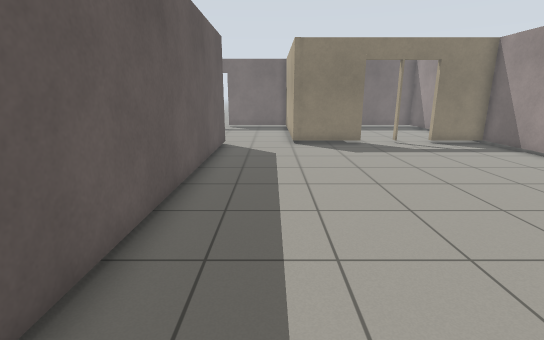
View 1 (above)

17 first-person views from a walk through a world built for the Gazebo simulator. The camera is 1.2 m above the floor, tilts 14° down and sees 85° across. The floor is counted in squares, 0.5 m on a side. Each view is taken from the middle of a square. On the plan, view 1 faces up. The plan holds only what a view shows up to about 18 squares ahead; the rest is blank. Robots are left out. Simple patterns stand in for the simulator's built-in surfaces.

View 2
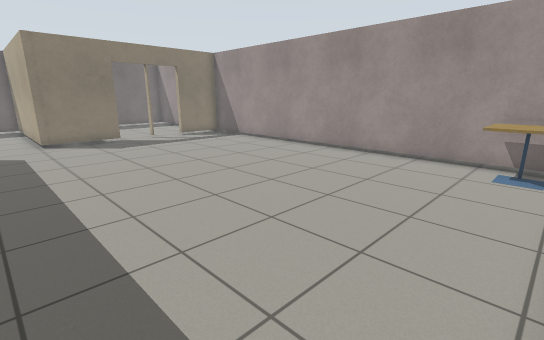

View 3
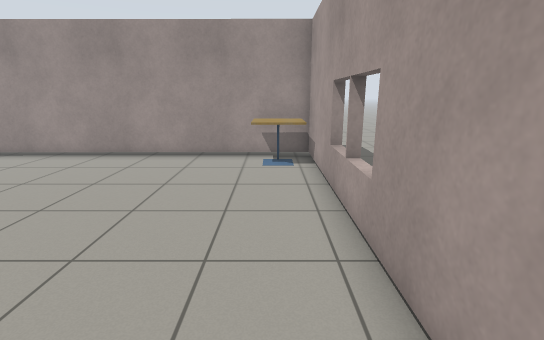

View 4
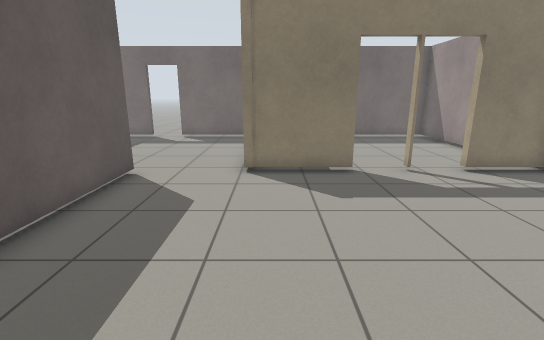

View 5
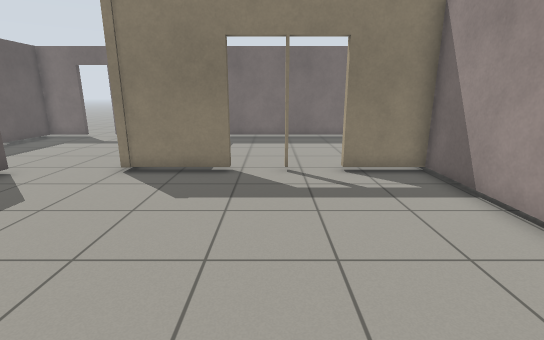

View 6
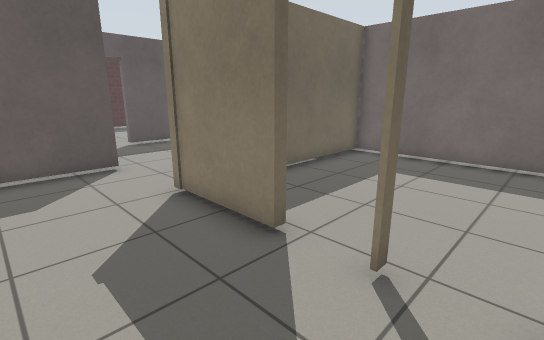

View 7
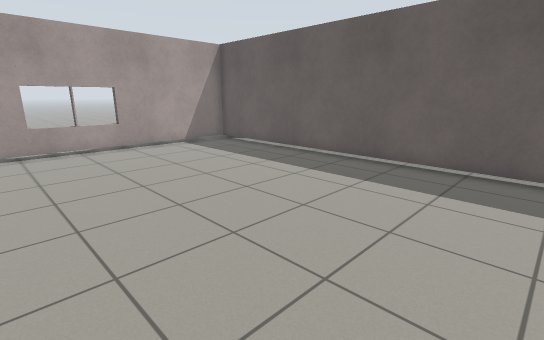

View 8
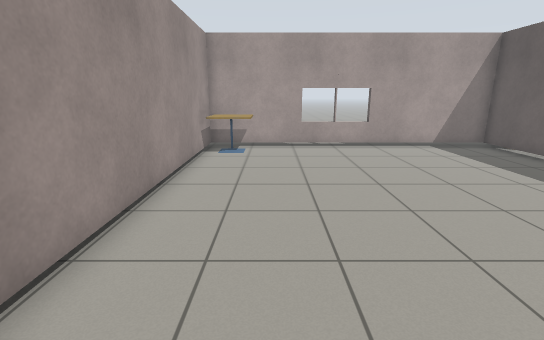

View 9
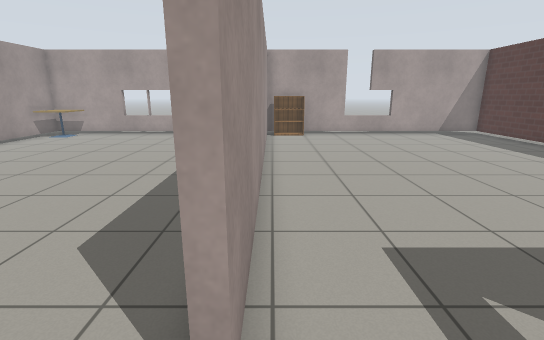

View 10
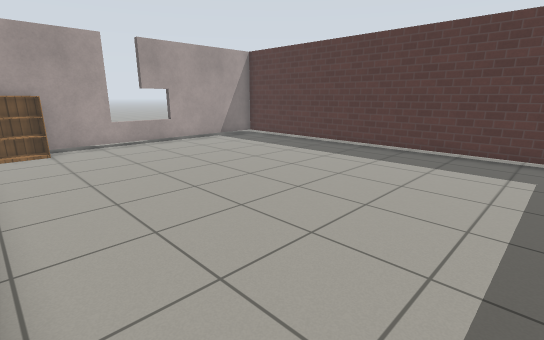

View 11
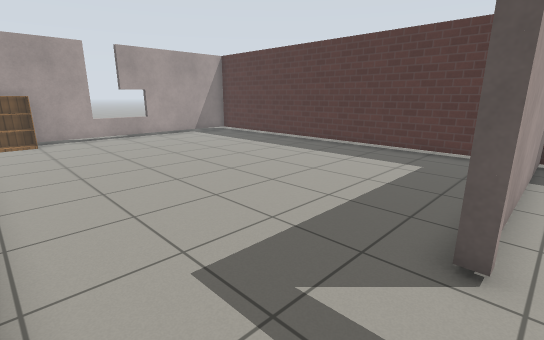

View 12
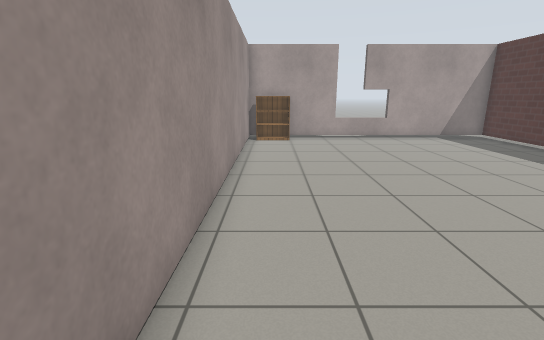

View 13
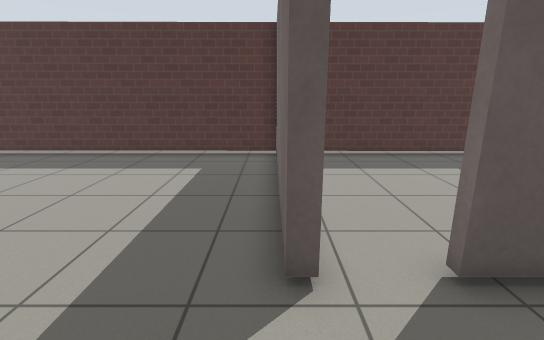

View 14
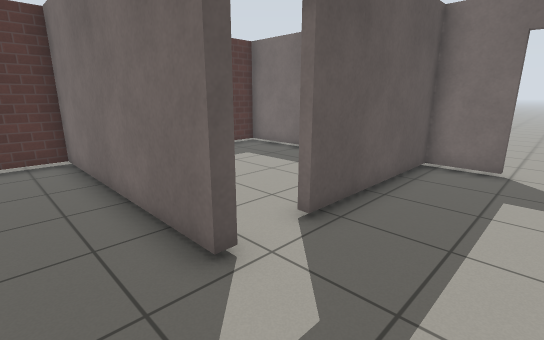

View 15
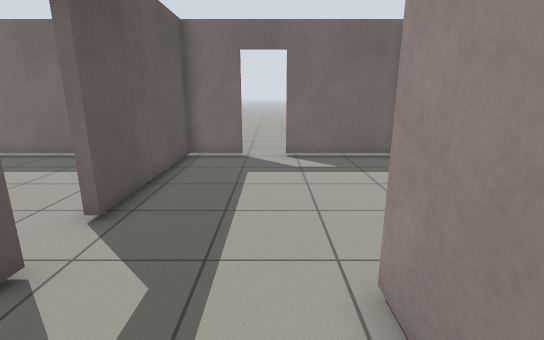

View 16
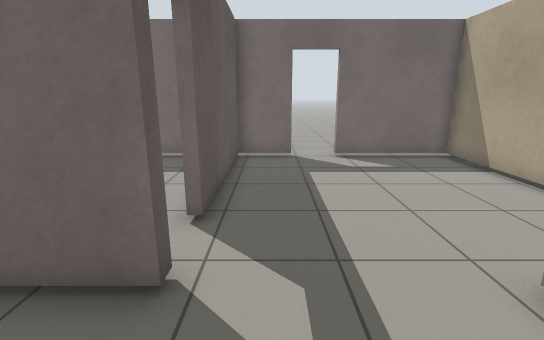

View 17
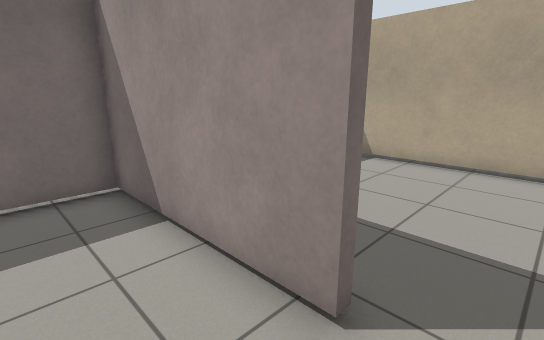

### Floor plan
Key: @ floor where view 1 was taken; # wall or solid block; . floor; D open door; = window, fence, low wall or low ledge; T thing the floor can be seen under or through; C cafe table; B bookshelf.
Columns run from 17 left of view 1 to 12 right of it. Each row starts with its distance up from view 1.
 26             ...
 25   ...     .........  ....
 24 .###########DD###############
 23 .#........#.......#.........#
 22 .#........#.......#.........#
 21 .#........#.......#.........#
 20 .#........#.......#.........#
 19 .#........#.......#.........
 18 .#........#.......T.........
 17  #.......DD.......T........
 16  #.......DD.......T...DDDD..#
 15 .#########.....#..TTTTDDDD###.
 14 .T.............#............#.
 13 .T.............#............#.
 12 .T.............#............#
 11 .T.............#............#.
 10 .T.............#............#.
  9 .T.............#............#.
  8 .T.............#............#.
  7 .#.............#............#.
  6 .#.............#............#.
  5 .#.............#............#.
  4 .#.............#............#.
  3 .#.............#............#.
  2 .#.............#............#.
  1 .#.............#............#.
  0 .#.............#.@..........#.
 -1 .#.............#..........CC#.
 -2 .#..........BBB#..........CC#.
 -3  ######===###########===#####
 -4          ...

Where each view was taken, in squares from view 1:
view 1: 0 up, 0 right, facing up
view 2: 2 down, 1 left, facing up-right
view 3: 1 down, 1 left, facing right
view 4: 6 up, 2 right, facing up
view 5: 6 up, 6 right, facing up
view 6: 12 up, 8 right, facing up-left
view 7: 12 up, 8 right, facing down-left
view 8: 12 up, 8 right, facing down
view 9: 17 up, 3 left, facing down
view 10: 13 up, 3 left, facing down-left
view 11: 16 up, 3 left, facing down-left
view 12: 15 up, 4 left, facing down
view 13: 15 up, 4 left, facing left
view 14: 13 up, 4 left, facing up-left
view 15: 12 up, 4 left, facing up
view 16: 12 up, 6 left, facing up
view 17: 16 up, 10 left, facing up-right
